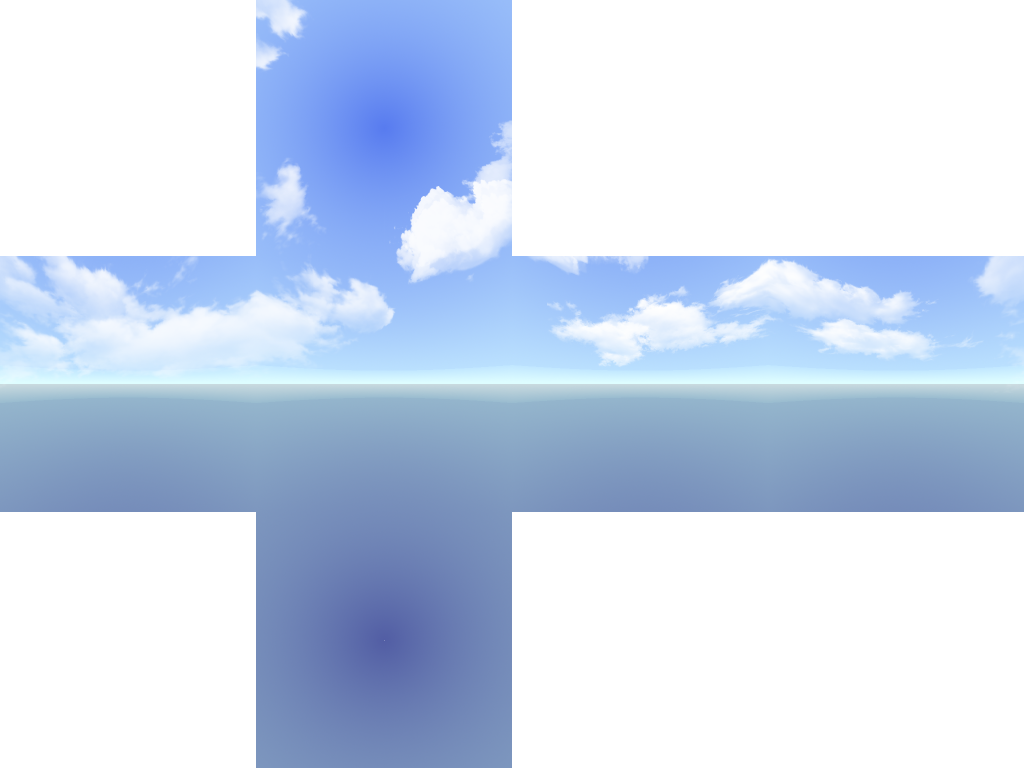
#> input picture skybox.png, 2048 x 1536 px (shown at 1/2 size)
$ python cubemap.py
#> lines starting #> are read from the running program, lines starting #| are printed output that depends on the picture
from imports import *

class Cubemap():

    def __init__(self, path):
#> called with path = 'skybox.png'
        arr = plt.imread(path)
#> arr is the input picture: shape (1536, 2048, 4) float32; mean R, G, B, A 0.799, 0.851, 0.937, 1
        arr = arr[:, :, :3]
#> arr: shape (1536, 2048, 3) float32
        arr = arr.swapaxes(0, 1)
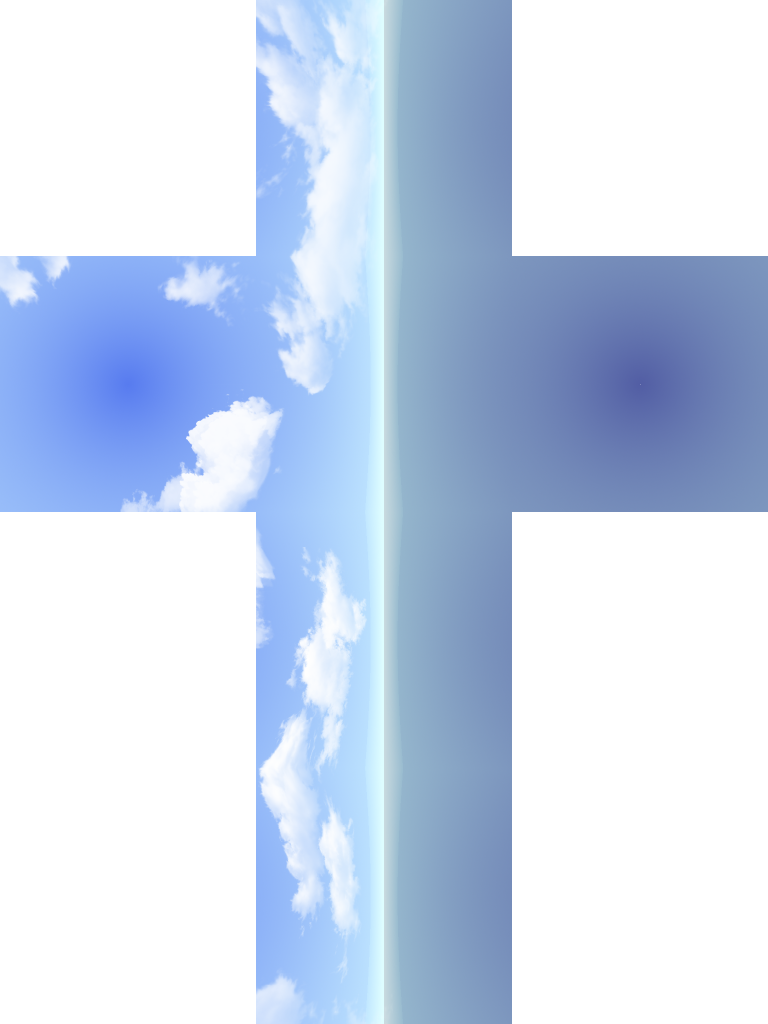
#> arr: shape (2048, 1536, 3) float32 (shown at 1/2 size); mean R, G, B 0.797, 0.851, 0.935

        assert arr.shape[0] % 4 == 0
        cube_size = arr.shape[0] // 4
#> cube_size = 512
        assert arr.shape[1] == cube_size * 3


        x0 = list(range(0, cube_size))
#> x0 = 512 values from 0 to 511
        x1 = list(range(cube_size, cube_size * 2))
#> x1 = 512 values from 512 to 1023
        x2 = list(range(cube_size * 2, cube_size * 3))
#> x2 = 512 values from 1024 to 1535
        x3 = list(range(cube_size * 3, cube_size * 4))
#> x3 = 512 values from 1536 to 2047

        y0 = list(range(0, cube_size))
#> y0 = 512 values from 0 to 511
        y1 = list(range(cube_size, cube_size * 2))
        y2 = list(range(cube_size * 2, cube_size * 3))

        self.back = arr[x0, :, :][:, y1, :]
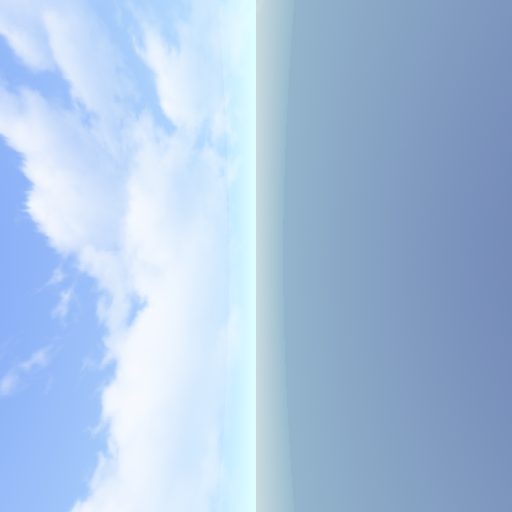
#> self.back: shape (512, 512, 3) float32; mean R, G, B 0.661, 0.762, 0.881
        self.down = arr[x1, :, :][:, y0, :]
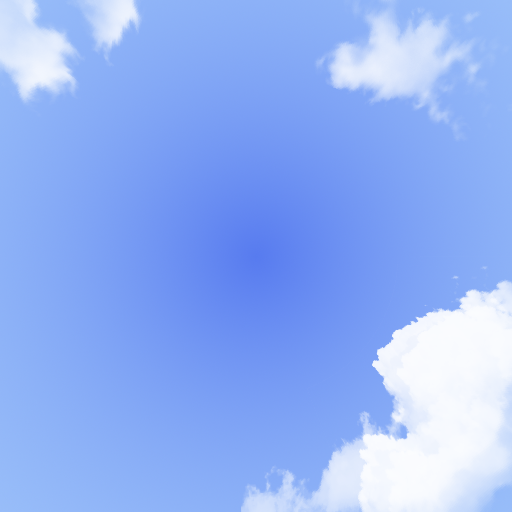
#> self.down: shape (512, 512, 3) float32; mean R, G, B 0.569, 0.693, 0.965
        self.left = arr[x1, :, :][:, y1, :]
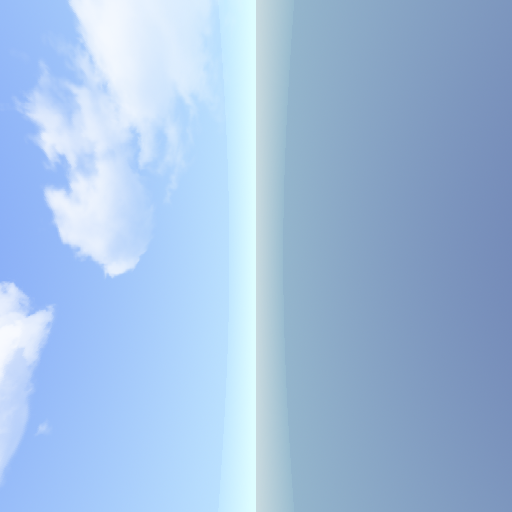
#> self.left: shape (512, 512, 3) float32; mean R, G, B 0.631, 0.746, 0.88
        self.up = arr[x1, :, :][:, y2, :]
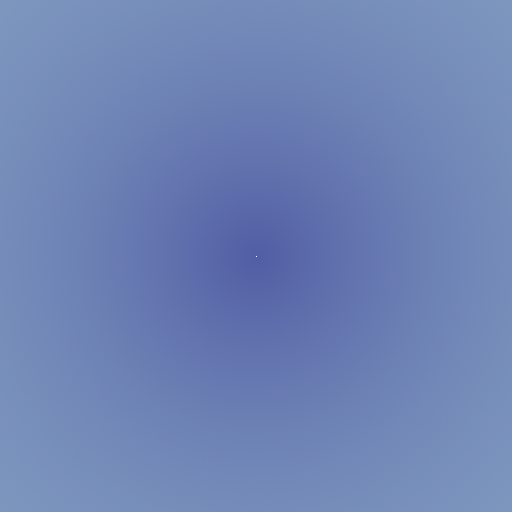
#> self.up: shape (512, 512, 3) float32; mean R, G, B 0.431, 0.513, 0.71
        self.front = arr[x2, :, :][:, y1, :]
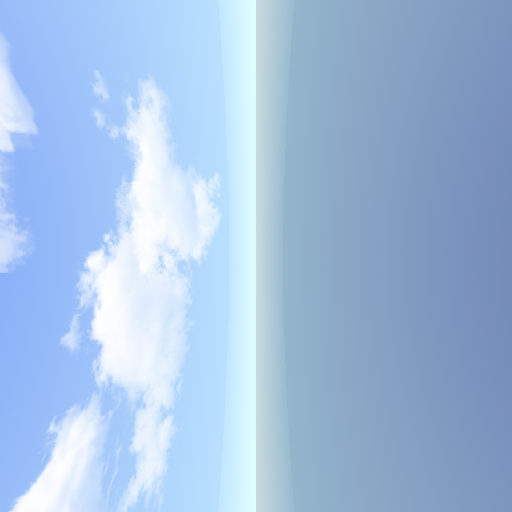
#> self.front: shape (512, 512, 3) float32; mean R, G, B 0.637, 0.749, 0.88
        self.right = arr[x3, :, :][:, y1, :]
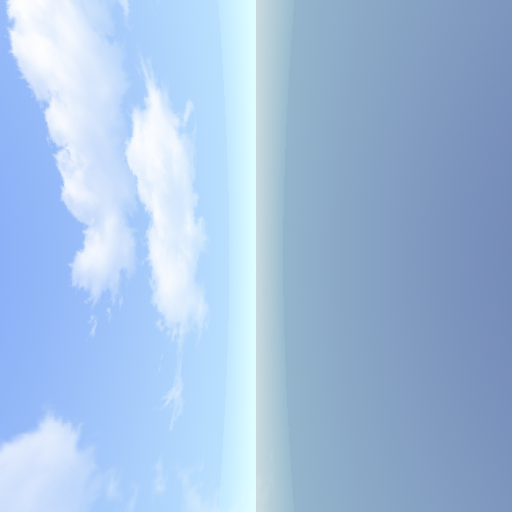
#> self.right: shape (512, 512, 3) float32; mean R, G, B 0.638, 0.75, 0.88

        breakpoint()

Cubemap("skybox.png")
